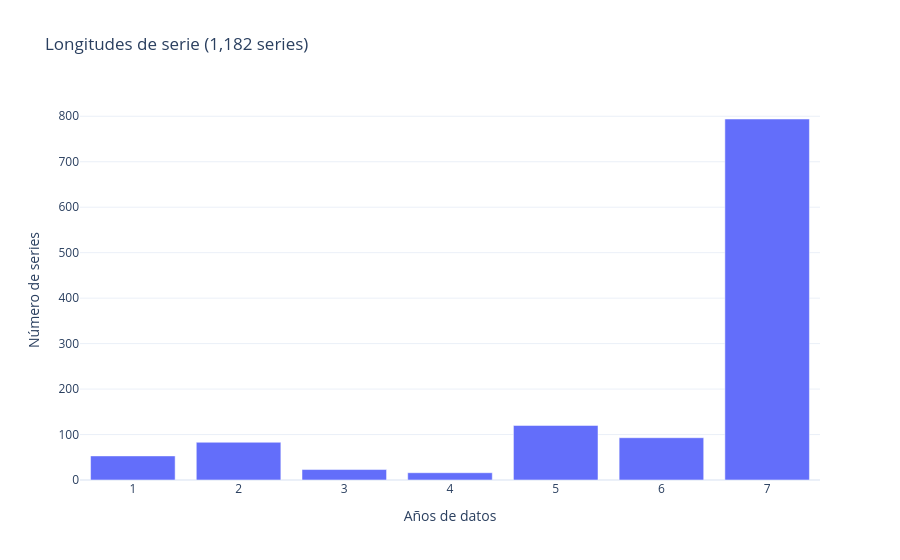

Here is the notebook cell this chart was saved with:
### Markdown cell above
## Paso 5 — Longitudes de serie (estratos para v3)

### Code cell
# ===== Celda 5: longitudes =====
col_prod = detectar_columna(df, 'produccion ton', 'produccion_t', 'produccion (t',
                            'produccion', 'toneladas')
print(f"Columna de producción: {col_prod!r}")

g = df.groupby([col_muni, col_cult])[col_ano].nunique().rename('n_anos')
print(f"Series totales: {len(g):,}")

dist = g.value_counts().sort_index()
print("\nDistribución de longitudes:")
for n, count in dist.items():
    print(f"   {n} años: {count:5,} series ({count/len(g)*100:5.1f}%)")

print("\nTop 15 por producción acumulada:")
display(df.groupby([col_muni, col_cult])[col_prod].sum()
          .sort_values(ascending=False).head(15).round(0))

fig = px.bar(x=dist.index.astype(str), y=dist.values,
             title=f"Longitudes de serie ({len(g):,} series)",
             labels={'x': 'Años de datos', 'y': 'Número de series'})
fig.update_layout(template='plotly_white')
fig.show()

### Figure 1 — Plotly figure (JSON) as saved in the notebook; plotly's stock layout.template omitted (floating-point values rounded to 4 significant figures)
{"data": [{"hovertemplate": "Años de datos=%{x}<br>Número de series=%{y}<extra></extra>", "legendgroup": "", "marker": {"color": "#636efa", "pattern": {"shape": ""}}, "name": "", "orientation": "v", "showlegend": false, "textposition": "auto", "type": "bar", "x": ["1", "2", "3", "4", "5", "6", "7"], "xaxis": "x", "y": [53, 83, 23, 16, 120, 93, 794], "yaxis": "y"}], "layout": {"barmode": "relative", "legend": {"tracegroupgap": 0}, "title": {"text": "Longitudes de serie (1,182 series)"}, "xaxis": {"anchor": "y", "domain": [0, 1], "title": {"text": "Años de datos"}}, "yaxis": {"anchor": "x", "domain": [0, 1], "title": {"text": "Número de series"}}}}
